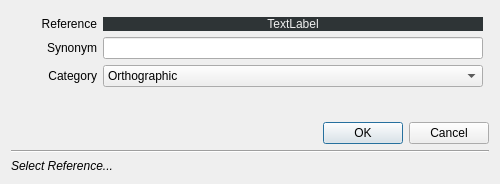
<?xml version="1.0" encoding="UTF-8"?>
<ui version="4.0">
 <class>Dialog</class>
 <widget class="QDialog" name="Dialog">
  <property name="windowModality">
   <enum>Qt::ApplicationModal</enum>
  </property>
  <property name="geometry">
   <rect>
    <x>0</x>
    <y>0</y>
    <width>500</width>
    <height>184</height>
   </rect>
  </property>
  <property name="windowTitle">
   <string>Synonym</string>
  </property>
  <layout class="QGridLayout" name="gridLayout">
   <item row="4" column="0">
    <widget class="Line" name="line">
     <property name="orientation">
      <enum>Qt::Horizontal</enum>
     </property>
    </widget>
   </item>
   <item row="2" column="0">
    <layout class="QFormLayout" name="formLayout_3">
     <property name="leftMargin">
      <number>6</number>
     </property>
     <property name="topMargin">
      <number>6</number>
     </property>
     <property name="rightMargin">
      <number>6</number>
     </property>
     <property name="bottomMargin">
      <number>6</number>
     </property>
     <item row="1" column="0">
      <widget class="QLabel" name="label">
       <property name="minimumSize">
        <size>
         <width>80</width>
         <height>0</height>
        </size>
       </property>
       <property name="text">
        <string>Synonym</string>
       </property>
       <property name="alignment">
        <set>Qt::AlignRight|Qt::AlignTrailing|Qt::AlignVCenter</set>
       </property>
      </widget>
     </item>
     <item row="1" column="1">
      <widget class="QLineEdit" name="name_linedit"/>
     </item>
     <item row="2" column="0">
      <widget class="QLabel" name="label_2">
       <property name="minimumSize">
        <size>
         <width>80</width>
         <height>0</height>
        </size>
       </property>
       <property name="text">
        <string>Category</string>
       </property>
       <property name="alignment">
        <set>Qt::AlignRight|Qt::AlignTrailing|Qt::AlignVCenter</set>
       </property>
      </widget>
     </item>
     <item row="2" column="1">
      <widget class="QComboBox" name="comboBox">
       <item>
        <property name="text">
         <string>Orthographic</string>
        </property>
       </item>
       <item>
        <property name="text">
         <string>Common</string>
        </property>
       </item>
       <item>
        <property name="text">
         <string>Nomenclatural</string>
        </property>
       </item>
       <item>
        <property name="text">
         <string>Taxinomic</string>
        </property>
       </item>
      </widget>
     </item>
     <item row="0" column="0">
      <widget class="QLabel" name="reference_label">
       <property name="minimumSize">
        <size>
         <width>80</width>
         <height>0</height>
        </size>
       </property>
       <property name="text">
        <string>Reference</string>
       </property>
       <property name="alignment">
        <set>Qt::AlignRight|Qt::AlignTrailing|Qt::AlignVCenter</set>
       </property>
      </widget>
     </item>
     <item row="0" column="1">
      <widget class="QLabel" name="taxaLineEdit">
       <property name="sizePolicy">
        <sizepolicy hsizetype="Preferred" vsizetype="Fixed">
         <horstretch>0</horstretch>
         <verstretch>0</verstretch>
        </sizepolicy>
       </property>
       <property name="minimumSize">
        <size>
         <width>0</width>
         <height>0</height>
        </size>
       </property>
       <property name="maximumSize">
        <size>
         <width>16777215</width>
         <height>16777215</height>
        </size>
       </property>
       <property name="styleSheet">
        <string notr="true">background-color: rgb(46, 52, 54);
color: rgb(239, 239, 239);</string>
       </property>
       <property name="text">
        <string>TextLabel</string>
       </property>
       <property name="alignment">
        <set>Qt::AlignCenter</set>
       </property>
       <property name="textInteractionFlags">
        <set>Qt::LinksAccessibleByMouse|Qt::TextSelectableByMouse</set>
       </property>
      </widget>
     </item>
    </layout>
   </item>
   <item row="5" column="0">
    <layout class="QVBoxLayout" name="QTreeViewSearch_layout">
     <property name="spacing">
      <number>1</number>
     </property>
     <item>
      <widget class="QLabel" name="label_tip">
       <property name="sizePolicy">
        <sizepolicy hsizetype="Preferred" vsizetype="Fixed">
         <horstretch>0</horstretch>
         <verstretch>0</verstretch>
        </sizepolicy>
       </property>
       <property name="font">
        <font>
         <italic>true</italic>
        </font>
       </property>
       <property name="text">
        <string>Select Reference...</string>
       </property>
      </widget>
     </item>
    </layout>
   </item>
   <item row="3" column="0">
    <widget class="QDialogButtonBox" name="buttonBox">
     <property name="enabled">
      <bool>true</bool>
     </property>
     <property name="orientation">
      <enum>Qt::Horizontal</enum>
     </property>
     <property name="standardButtons">
      <set>QDialogButtonBox::Cancel|QDialogButtonBox::Ok</set>
     </property>
    </widget>
   </item>
  </layout>
 </widget>
 <resources/>
 <connections/>
</ui>
